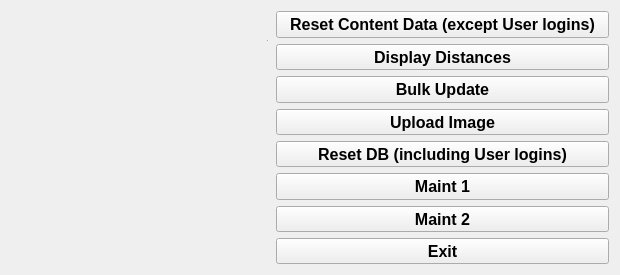
<?xml version="1.0" encoding="UTF-8"?>
<ui version="4.0">
 <class>maintenance</class>
 <widget class="QWidget" name="maintenance">
  <property name="geometry">
   <rect>
    <x>0</x>
    <y>0</y>
    <width>620</width>
    <height>275</height>
   </rect>
  </property>
  <property name="minimumSize">
   <size>
    <width>620</width>
    <height>275</height>
   </size>
  </property>
  <property name="maximumSize">
   <size>
    <width>620</width>
    <height>275</height>
   </size>
  </property>
  <property name="windowTitle">
   <string>Maintenance</string>
  </property>
  <layout class="QGridLayout" name="gridLayout">
   <item row="0" column="1" rowspan="2">
    <widget class="Line" name="line">
     <property name="minimumSize">
      <size>
       <width>0</width>
       <height>1</height>
      </size>
     </property>
     <property name="maximumSize">
      <size>
       <width>16777215</width>
       <height>1</height>
      </size>
     </property>
     <property name="orientation">
      <enum>Qt::Orientation::Vertical</enum>
     </property>
    </widget>
   </item>
   <item row="5" column="2">
    <widget class="QPushButton" name="pb_res1">
     <property name="font">
      <font>
       <pointsize>12</pointsize>
       <bold>true</bold>
      </font>
     </property>
     <property name="text">
      <string>Maint 1</string>
     </property>
    </widget>
   </item>
   <item row="1" column="2">
    <widget class="QPushButton" name="pb_display_distances">
     <property name="font">
      <font>
       <pointsize>12</pointsize>
       <bold>true</bold>
      </font>
     </property>
     <property name="text">
      <string>Display Distances</string>
     </property>
    </widget>
   </item>
   <item row="4" column="2">
    <widget class="QPushButton" name="pb_full_reset">
     <property name="font">
      <font>
       <pointsize>12</pointsize>
       <bold>true</bold>
      </font>
     </property>
     <property name="text">
      <string>Reset DB (including User logins)</string>
     </property>
    </widget>
   </item>
   <item row="7" column="2">
    <widget class="QPushButton" name="pb_exit">
     <property name="font">
      <font>
       <pointsize>12</pointsize>
       <bold>true</bold>
      </font>
     </property>
     <property name="text">
      <string>Exit</string>
     </property>
    </widget>
   </item>
   <item row="0" column="0" rowspan="8">
    <widget class="QLabel" name="label_logo">
     <property name="minimumSize">
      <size>
       <width>250</width>
       <height>250</height>
      </size>
     </property>
     <property name="maximumSize">
      <size>
       <width>250</width>
       <height>250</height>
      </size>
     </property>
     <property name="text">
      <string/>
     </property>
     <property name="pixmap">
      <pixmap resource="logos.qrc">:/logos/system-maintenance.png</pixmap>
     </property>
     <property name="scaledContents">
      <bool>true</bool>
     </property>
    </widget>
   </item>
   <item row="3" column="2">
    <widget class="QPushButton" name="pb_upload_image">
     <property name="font">
      <font>
       <pointsize>12</pointsize>
       <bold>true</bold>
      </font>
     </property>
     <property name="text">
      <string>Upload Image</string>
     </property>
    </widget>
   </item>
   <item row="0" column="2">
    <widget class="QPushButton" name="pb_content_default">
     <property name="font">
      <font>
       <pointsize>12</pointsize>
       <bold>true</bold>
      </font>
     </property>
     <property name="text">
      <string>Reset Content Data (except User logins)</string>
     </property>
    </widget>
   </item>
   <item row="2" column="2">
    <widget class="QPushButton" name="pb_bulk_update">
     <property name="font">
      <font>
       <pointsize>12</pointsize>
       <bold>true</bold>
      </font>
     </property>
     <property name="text">
      <string>Bulk Update</string>
     </property>
    </widget>
   </item>
   <item row="6" column="2">
    <widget class="QPushButton" name="pb_res2">
     <property name="font">
      <font>
       <pointsize>12</pointsize>
       <bold>true</bold>
      </font>
     </property>
     <property name="text">
      <string>Maint 2</string>
     </property>
    </widget>
   </item>
  </layout>
 </widget>
 <resources>
  <include location="logos.qrc"/>
 </resources>
 <connections/>
</ui>
